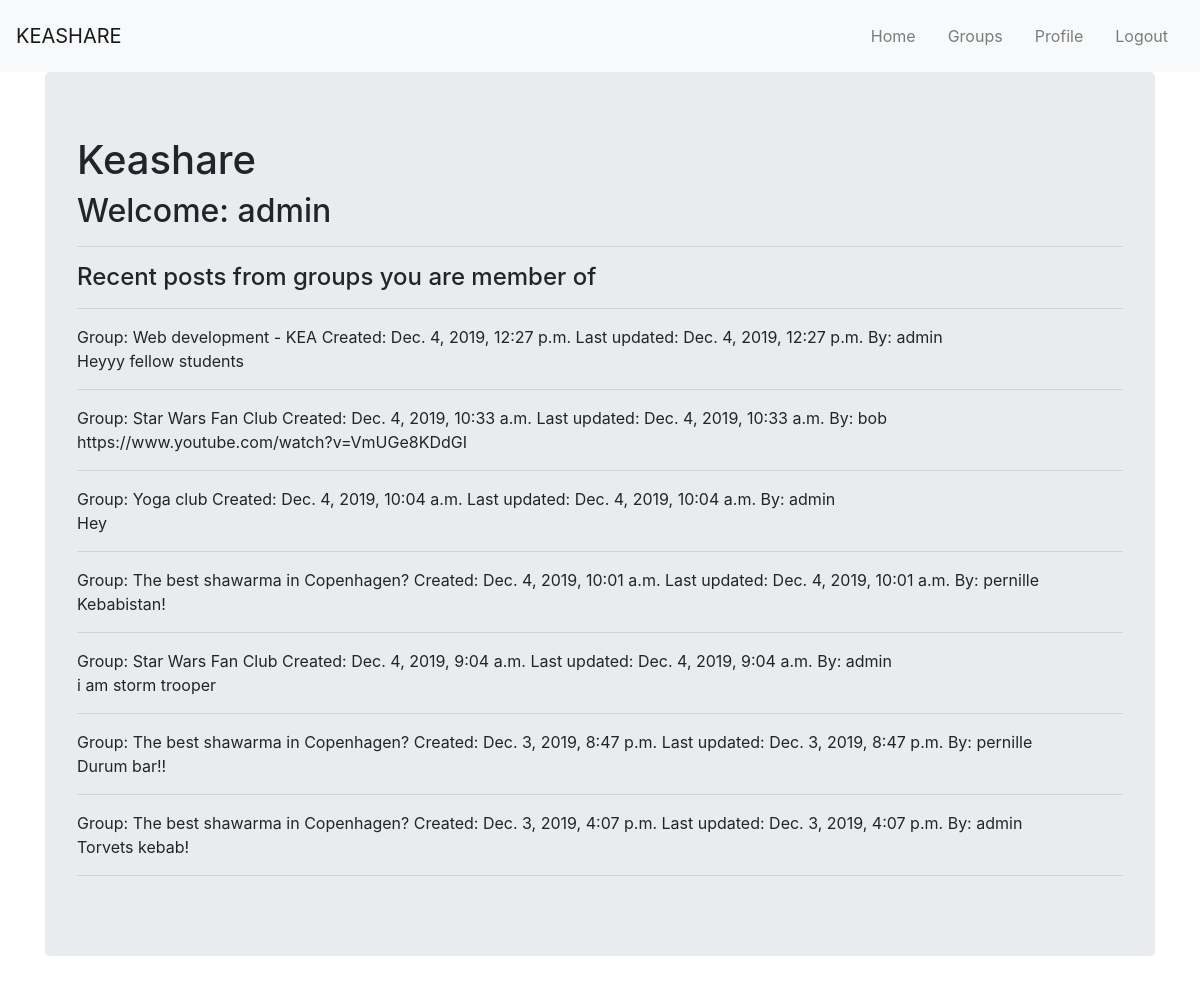
The page /keashare/ (signed in) on the database its author committed.
### keashareapp/models.py (models this page shows, shortened)
class Post(models.Model):
    user = models.ForeignKey(User, on_delete=models.CASCADE)
    created = models.DateTimeField(auto_now_add=True)
    group = models.ForeignKey(AppGroup, on_delete=models.CASCADE)
    last_updated = models.DateTimeField(auto_now=True)
    text = models.TextField()

class AppGroup(models.Model):
    owner = models.ForeignKey(User, on_delete=models.CASCADE, related_name='owners')
    users = models.ManyToManyField(User) # members
    name = models.CharField(max_length=200)
    description = models.TextField()

### keashareapp/views.py (the view)
# urls.py: path('', views.index, name='index'),
def index(request):
    user = request.user
    if request.method == 'GET':
        user_groups = models.AppGroup.objects.filter(users__username__contains=user.username)
        posts = models.Post.objects.filter(group__in=user_groups).order_by('-created')[:10] # show correct posts, order-by, limit
        context = {
            'user': user,
            'posts': posts,
            'user_groups': user_groups,
        }
        return render(request, 'keashareapp/index.html', context=context)

### keashareapp/templates/keashareapp/index.html (shortened to what this page needs)
{% extends 'base.html' %}
{% block nav %}
    <ul class="navbar-nav ml-auto flex-nowrap">
        <li class="nav-item">
            <a href="{% url 'keashareapp:index' %}" class="nav-link m-2 menu-item nav-active">Home</a>
        </li>
        <li class="nav-item">
            <a href="{% url 'keashareapp:groups' %}" class="nav-link m-2 menu-item nav-active">Groups</a>
        </li>
        <li class="nav-item">
            <a href="{% url 'loginapp:profile' %}" class="nav-link m-2 menu-item nav-active">Profile</a>
        </li>
        <li class="nav-item">
            <a href="{% url 'loginapp:logout' %}" class="nav-link m-2 menu-item nav-active">Logout</a>
        </li>
    </ul>
{% endblock %}
{% block body %}
<div class="container">
    <div class="jumbotron">
        <h1>Keashare</h1>
        <h2>Welcome: {{ user.username }}</h2>
        <hr>
        <h4>Recent posts from groups you are member of</h4>
        <hr>
        <div>
            {% for post in posts %}
                Group: {{ post.group.name }}
                Created: {{ post.created }}
                Last updated: {{ post.last_updated }}
                By: {{ post.user }}
                <div>{{ post.text }}</div>
                <hr>
            {% endfor %}
        </div>
    </div>
</div>
{% endblock %}

### rows shown on the page
Post: group.name "Web development - KEA", created "Dec. 4, 2019, 12:27 p.m.", last_updated "Dec. 4, 2019, 12:27 p.m.", user "admin", text "Heyyy fellow students"
Post: group.name "Star Wars Fan Club", created "Dec. 4, 2019, 10:33 a.m.", last_updated "Dec. 4, 2019, 10:33 a.m.", user "bob", text "https://www.youtube.com/watch?v=VmUGe8KDdGI"
Post: group.name "Yoga club", created "Dec. 4, 2019, 10:04 a.m.", last_updated "Dec. 4, 2019, 10:04 a.m.", user "admin", text "Hey"
Post: group.name "The best shawarma in Copenhagen?", created "Dec. 4, 2019, 10:01 a.m.", last_updated "Dec. 4, 2019, 10:01 a.m.", user "pernille", text "Kebabistan!"
Post: group.name "Star Wars Fan Club", created "Dec. 4, 2019, 9:04 a.m.", last_updated "Dec. 4, 2019, 9:04 a.m.", user "admin", text "i am storm trooper"
Post: group.name "The best shawarma in Copenhagen?", created "Dec. 3, 2019, 8:47 p.m.", last_updated "Dec. 3, 2019, 8:47 p.m.", user "pernille", text "Durum bar!!"
Post: group.name "The best shawarma in Copenhagen?", created "Dec. 3, 2019, 4:07 p.m.", last_updated "Dec. 3, 2019, 4:07 p.m.", user "admin", text "Torvets kebab!"

### other values the page prints
{{ user.username }} "admin"
